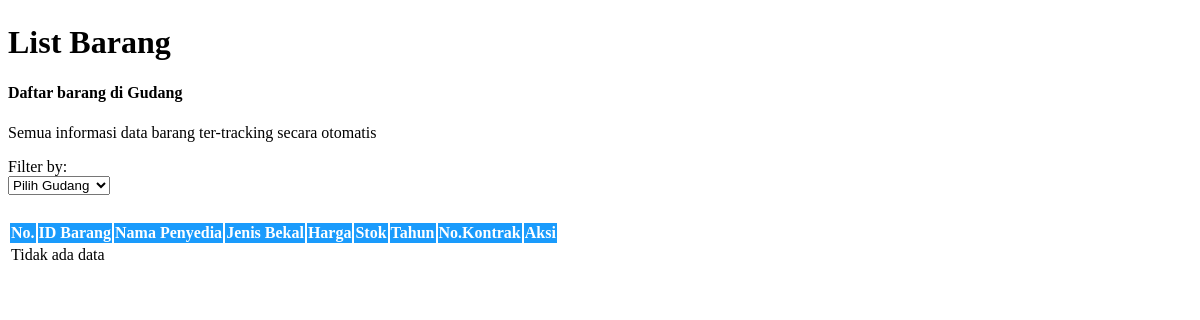
/user/databarang.php, run on an earlier commit of the app's database.
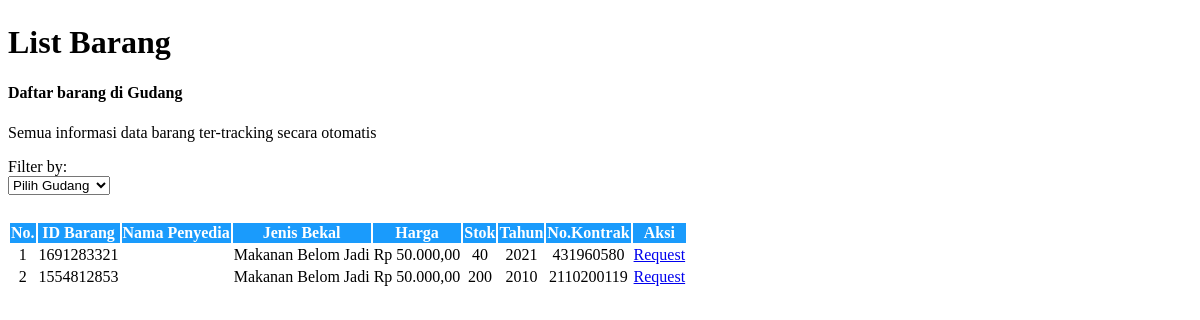
And on a later commit of the database.
### tables this page shows
CREATE TABLE `barang` (
  `id_barang` varchar(11) NOT NULL,
  `id_penyedia` int(11) NOT NULL,
  `nama_gudang` varchar(250) NOT NULL,
  `kelas_bekal` varchar(250) NOT NULL,
  `harga_bekal` int(11) NOT NULL,
  `jumlah_bekal` int(11) NOT NULL,
  `tahun_produksi` int(11) NOT NULL,
  `no_kontrak` int(11) NOT NULL,
  `status_barang` bit(1) NOT NULL,
  `status` bit(1) NOT NULL,
  `created_at` timestamp NOT NULL DEFAULT current_timestamp(),
  `updated_at` timestamp NOT NULL DEFAULT current_timestamp() ON UPDATE current_timestamp()
);

### helper.php (called while the page is built, shortened)
<?php
    function rupiah($angka){
        $hasil_rupiah = "Rp " . number_format($angka,2,',','.');
        return $hasil_rupiah;
    }
?>

### user/databarang.php (the view, shortened to what this page needs)
<?php
    include_once('helper.php');
?>
<body>
    <div class="page-wrapper">
        <div class="container-fluid">
            <div class="row">
                <div class="col-12">
                    <h1 text-align="center" style="margin:2% 0% 2% 0%;">List Barang</h1>
                    <div class="card">
                        <div class="card-body">
                            <div class="table-responsive">
                                <h4>Daftar barang di Gudang</h4>
                                <p>Semua informasi data barang ter-tracking secara otomatis</p>
                                <form action="" method="GET" id="form_id" >
                                    <label for="komoditi">Filter by:</label> <br>
                                    <select name="gudang" id="gudang_dropdown"class="btn btn-primary dropdown-toggle" type="button" id="dropdownMenuButton" data-toggle="dropdown" aria-haspopup="true" aria-expanded="false" style="margin-bottom: 10px" onChange="document.getElementById('form_id').submit();">
                                        <option value="">Pilih Gudang</option>
                                    </select>
                                </form>
                                <table class="table mb-0 table-hover align-middle text-nowrap">
                                    <thead style="background-color:#1a9bfc;">
                                        <tr>
                                            <th style="color:white; text-align:center;">No.</th>
                                            <th style="color:white; text-align:center;">ID Barang</th>
                                            <th style="color:white; text-align:center;">Nama Penyedia</th>
                                            <th style="color:white; text-align:center;">Jenis Bekal</th>
                                            <th style="color:white; text-align:center;">Harga</th>
                                            <th style="color:white; text-align:center;">Stok</th>
                                            <th style="color:white; text-align:center;">Tahun</th>
                                            <th style="color:white; text-align:center;">No.Kontrak</th>
                                            <th style="color:white; text-align:center;">Aksi</th>
                                        </tr>
                                    </thead>
                                    <tbody>
                                        <?php
                                            include 'database.php';
                                            $no = 1;
                                            $sql = mysqli_query($koneksi,"SELECT * FROM barang LEFT JOIN penyedia_barang ON penyedia_barang.id_penyedia = barang.id_penyedia ORDER BY created_at DESC");
                                            if (mysqli_num_rows($sql) > 0 ) {
                                            while ($row = mysqli_fetch_array($sql)){
                                        ?>
                                            <tr>
                                                <td style="text-align:center;"><?php echo $no++ ?></td>
                                                <td style="text-align:center;"><?php echo $row['id_barang']?></td>
                                                <td style="text-align:center;"><?php echo $row['nama_penyedia']?></td>
                                                <td style="text-align:center;"><?php echo $row['kelas_bekal']?></td>
                                                <td style="text-align:center;"><?php echo rupiah ($row['harga_bekal'])?></td>
                                                <td style="text-align:center;"><?php echo $row['jumlah_bekal']?></td>
                                                <td style="text-align:center;"><?php echo $row['tahun_produksi']?></td>
                                                <td style="text-align:center;"><?php echo $row['no_kontrak']?></td>
                                                <td style="text-align:center;"><a class="btn btn-success" href="index.php?page=user/requestbarang.php&id=<?php echo $row['id_barang'] ?>">Request</a>
                                                </td>
                                            </tr>
                                        <?php }
                                        }else { ?>
                                            <tr>
                                                <td colspan="9">Tidak ada data</td>
                                            </tr>
                                        <?php } ?>
                                </tbody>
                            </table>
                            </div>
                        </div>
                    </div>
                </div>
            </div>
        </div>
    </div>
</body>
</html>

What changed in the data, as far as the page shows it:
added barang: id_barang "1691283321", kelas_bekal "Makanan Belom Jadi", harga_bekal "Rp 50.000,00", jumlah_bekal "40", tahun_produksi "2021", no_kontrak "431960580"
added barang: id_barang "1554812853", kelas_bekal "Makanan Belom Jadi", harga_bekal "Rp 50.000,00", jumlah_bekal "200", tahun_produksi "2010", no_kontrak "2110200119"
Also different on the page:
text no longer shown: "Tidak ada data"
